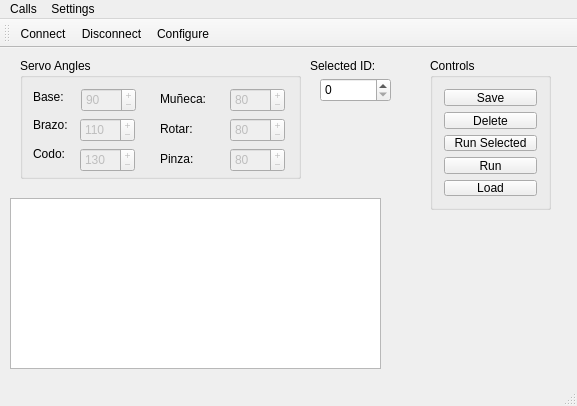
<?xml version="1.0" encoding="UTF-8"?>
<ui version="4.0">
 <class>MainWindow</class>
 <widget class="QMainWindow" name="MainWindow">
  <property name="geometry">
   <rect>
    <x>0</x>
    <y>0</y>
    <width>577</width>
    <height>406</height>
   </rect>
  </property>
  <property name="windowTitle">
   <string>6DOF Lynx Arm</string>
  </property>
  <widget class="QWidget" name="centralWidget">
   <widget class="QGroupBox" name="groupBox_4">
    <property name="geometry">
     <rect>
      <x>20</x>
      <y>10</y>
      <width>281</width>
      <height>121</height>
     </rect>
    </property>
    <property name="title">
     <string>Servo Angles</string>
    </property>
    <widget class="QLabel" name="label_4">
     <property name="geometry">
      <rect>
       <x>140</x>
       <y>30</y>
       <width>71</width>
       <height>22</height>
      </rect>
     </property>
     <property name="text">
      <string>Muñeca: </string>
     </property>
    </widget>
    <widget class="QLabel" name="label_5">
     <property name="geometry">
      <rect>
       <x>140</x>
       <y>60</y>
       <width>71</width>
       <height>22</height>
      </rect>
     </property>
     <property name="text">
      <string>Rotar: </string>
     </property>
    </widget>
    <widget class="QLabel" name="label_6">
     <property name="geometry">
      <rect>
       <x>140</x>
       <y>90</y>
       <width>71</width>
       <height>22</height>
      </rect>
     </property>
     <property name="text">
      <string>Pinza: </string>
     </property>
    </widget>
    <widget class="QSpinBox" name="angleRotate">
     <property name="enabled">
      <bool>false</bool>
     </property>
     <property name="geometry">
      <rect>
       <x>210</x>
       <y>60</y>
       <width>55</width>
       <height>24</height>
      </rect>
     </property>
     <property name="buttonSymbols">
      <enum>QAbstractSpinBox::PlusMinus</enum>
     </property>
     <property name="keyboardTracking">
      <bool>false</bool>
     </property>
     <property name="maximum">
      <number>180</number>
     </property>
     <property name="value">
      <number>80</number>
     </property>
    </widget>
    <widget class="QSpinBox" name="angleGrab">
     <property name="enabled">
      <bool>false</bool>
     </property>
     <property name="geometry">
      <rect>
       <x>210</x>
       <y>90</y>
       <width>55</width>
       <height>24</height>
      </rect>
     </property>
     <property name="buttonSymbols">
      <enum>QAbstractSpinBox::PlusMinus</enum>
     </property>
     <property name="keyboardTracking">
      <bool>false</bool>
     </property>
     <property name="maximum">
      <number>180</number>
     </property>
     <property name="value">
      <number>80</number>
     </property>
    </widget>
    <widget class="QSpinBox" name="angleWrist">
     <property name="enabled">
      <bool>false</bool>
     </property>
     <property name="geometry">
      <rect>
       <x>210</x>
       <y>30</y>
       <width>55</width>
       <height>24</height>
      </rect>
     </property>
     <property name="buttonSymbols">
      <enum>QAbstractSpinBox::PlusMinus</enum>
     </property>
     <property name="keyboardTracking">
      <bool>false</bool>
     </property>
     <property name="maximum">
      <number>180</number>
     </property>
     <property name="value">
      <number>80</number>
     </property>
    </widget>
    <widget class="QSpinBox" name="angleBase">
     <property name="enabled">
      <bool>false</bool>
     </property>
     <property name="geometry">
      <rect>
       <x>61</x>
       <y>30</y>
       <width>55</width>
       <height>24</height>
      </rect>
     </property>
     <property name="readOnly">
      <bool>false</bool>
     </property>
     <property name="buttonSymbols">
      <enum>QAbstractSpinBox::PlusMinus</enum>
     </property>
     <property name="keyboardTracking">
      <bool>false</bool>
     </property>
     <property name="showGroupSeparator" stdset="0">
      <bool>false</bool>
     </property>
     <property name="maximum">
      <number>180</number>
     </property>
     <property name="value">
      <number>90</number>
     </property>
    </widget>
    <widget class="QSpinBox" name="angleBrazo">
     <property name="enabled">
      <bool>false</bool>
     </property>
     <property name="geometry">
      <rect>
       <x>60</x>
       <y>60</y>
       <width>55</width>
       <height>24</height>
      </rect>
     </property>
     <property name="buttonSymbols">
      <enum>QAbstractSpinBox::PlusMinus</enum>
     </property>
     <property name="keyboardTracking">
      <bool>false</bool>
     </property>
     <property name="maximum">
      <number>180</number>
     </property>
     <property name="value">
      <number>110</number>
     </property>
    </widget>
    <widget class="QSpinBox" name="angleCodo">
     <property name="enabled">
      <bool>false</bool>
     </property>
     <property name="geometry">
      <rect>
       <x>60</x>
       <y>90</y>
       <width>55</width>
       <height>24</height>
      </rect>
     </property>
     <property name="buttonSymbols">
      <enum>QAbstractSpinBox::PlusMinus</enum>
     </property>
     <property name="keyboardTracking">
      <bool>false</bool>
     </property>
     <property name="maximum">
      <number>180</number>
     </property>
     <property name="value">
      <number>130</number>
     </property>
    </widget>
    <widget class="QLabel" name="label">
     <property name="geometry">
      <rect>
       <x>13</x>
       <y>31</y>
       <width>34</width>
       <height>16</height>
      </rect>
     </property>
     <property name="text">
      <string>Base:</string>
     </property>
    </widget>
    <widget class="QLabel" name="label_2">
     <property name="geometry">
      <rect>
       <x>13</x>
       <y>59</y>
       <width>39</width>
       <height>16</height>
      </rect>
     </property>
     <property name="text">
      <string>Brazo:</string>
     </property>
    </widget>
    <widget class="QLabel" name="label_3">
     <property name="geometry">
      <rect>
       <x>13</x>
       <y>88</y>
       <width>35</width>
       <height>16</height>
      </rect>
     </property>
     <property name="text">
      <string>Codo:</string>
     </property>
    </widget>
   </widget>
   <widget class="QTableView" name="tableView">
    <property name="geometry">
     <rect>
      <x>10</x>
      <y>150</y>
      <width>371</width>
      <height>171</height>
     </rect>
    </property>
    <attribute name="horizontalHeaderDefaultSectionSize">
     <number>60</number>
    </attribute>
    <attribute name="horizontalHeaderStretchLastSection">
     <bool>false</bool>
    </attribute>
    <attribute name="verticalHeaderVisible">
     <bool>false</bool>
    </attribute>
   </widget>
   <widget class="QLabel" name="label_7">
    <property name="geometry">
     <rect>
      <x>390</x>
      <y>170</y>
      <width>151</width>
      <height>141</height>
     </rect>
    </property>
    <property name="text">
     <string/>
    </property>
    <property name="pixmap">
     <pixmap resource="images.qrc">:/images/lynx5.jpg</pixmap>
    </property>
    <property name="scaledContents">
     <bool>true</bool>
    </property>
   </widget>
   <widget class="QGroupBox" name="groupBox">
    <property name="geometry">
     <rect>
      <x>430</x>
      <y>10</y>
      <width>121</width>
      <height>152</height>
     </rect>
    </property>
    <property name="title">
     <string>Controls</string>
    </property>
    <layout class="QVBoxLayout" name="verticalLayout">
     <item>
      <widget class="QPushButton" name="save">
       <property name="text">
        <string>Save</string>
       </property>
      </widget>
     </item>
     <item>
      <widget class="QPushButton" name="delete_2">
       <property name="text">
        <string>Delete</string>
       </property>
      </widget>
     </item>
     <item>
      <widget class="QPushButton" name="run_selected">
       <property name="text">
        <string>Run Selected</string>
       </property>
      </widget>
     </item>
     <item>
      <widget class="QPushButton" name="run_all">
       <property name="text">
        <string>Run</string>
       </property>
      </widget>
     </item>
     <item>
      <widget class="QPushButton" name="load">
       <property name="text">
        <string>Load</string>
       </property>
      </widget>
     </item>
    </layout>
   </widget>
   <widget class="QSpinBox" name="select">
    <property name="geometry">
     <rect>
      <x>320</x>
      <y>30</y>
      <width>71</width>
      <height>24</height>
     </rect>
    </property>
   </widget>
   <widget class="QLabel" name="label_8">
    <property name="geometry">
     <rect>
      <x>310</x>
      <y>10</y>
      <width>81</width>
      <height>16</height>
     </rect>
    </property>
    <property name="text">
     <string>Selected ID:</string>
    </property>
   </widget>
  </widget>
  <widget class="QMenuBar" name="menuBar">
   <property name="geometry">
    <rect>
     <x>0</x>
     <y>0</y>
     <width>577</width>
     <height>20</height>
    </rect>
   </property>
   <widget class="QMenu" name="menuConnect">
    <property name="title">
     <string>Calls</string>
    </property>
    <addaction name="actionConnect"/>
    <addaction name="actionDisconnect"/>
    <addaction name="separator"/>
    <addaction name="actionQuit"/>
   </widget>
   <widget class="QMenu" name="menuSettings">
    <property name="title">
     <string>Settings</string>
    </property>
    <addaction name="actionConfigure"/>
   </widget>
   <addaction name="menuConnect"/>
   <addaction name="menuSettings"/>
  </widget>
  <widget class="QToolBar" name="mainToolBar">
   <attribute name="toolBarArea">
    <enum>TopToolBarArea</enum>
   </attribute>
   <attribute name="toolBarBreak">
    <bool>false</bool>
   </attribute>
   <addaction name="actionConnect"/>
   <addaction name="actionDisconnect"/>
   <addaction name="actionConfigure"/>
  </widget>
  <widget class="QStatusBar" name="statusBar"/>
  <action name="actionConnect">
   <property name="icon">
    <iconset resource="images.qrc">
     <normaloff>:/images/connect.png</normaloff>:/images/connect.png</iconset>
   </property>
   <property name="text">
    <string>Connect</string>
   </property>
  </action>
  <action name="actionQuit">
   <property name="icon">
    <iconset resource="images.qrc">
     <normaloff>:/images/application-exit.png</normaloff>:/images/application-exit.png</iconset>
   </property>
   <property name="text">
    <string>Quit</string>
   </property>
  </action>
  <action name="actionConfigure">
   <property name="icon">
    <iconset resource="images.qrc">
     <normaloff>:/images/settings.png</normaloff>:/images/settings.png</iconset>
   </property>
   <property name="text">
    <string>Configure</string>
   </property>
  </action>
  <action name="actionDisconnect">
   <property name="icon">
    <iconset resource="images.qrc">
     <normaloff>:/images/disconnect.png</normaloff>:/images/disconnect.png</iconset>
   </property>
   <property name="text">
    <string>Disconnect</string>
   </property>
  </action>
 </widget>
 <layoutdefault spacing="6" margin="11"/>
 <resources>
  <include location="images.qrc"/>
 </resources>
 <connections/>
</ui>
